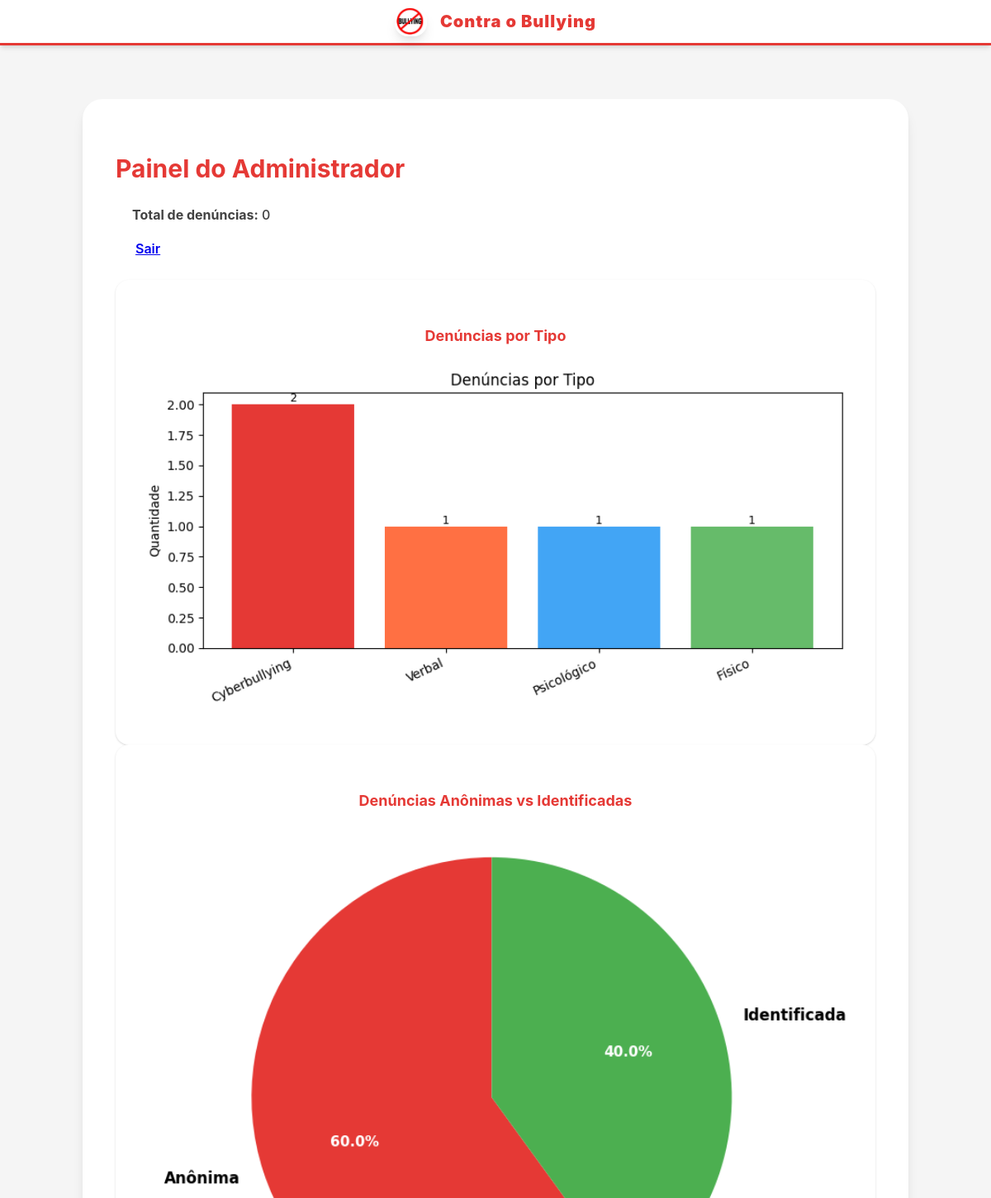
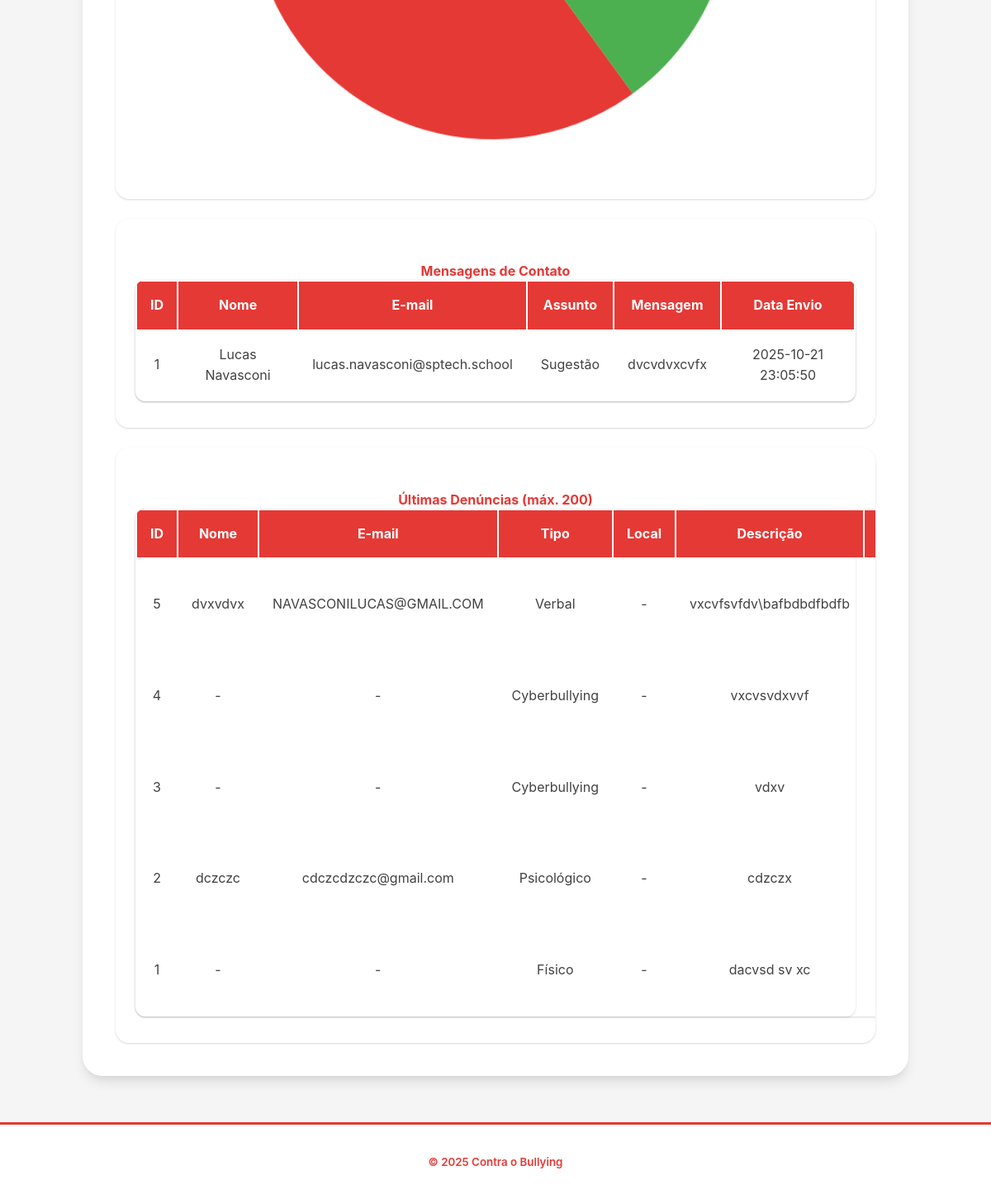
/admin (signed in), run on the app's committed database (2 pictures, top to bottom).
### tables this page shows
CREATE TABLE contatos (
            id INTEGER PRIMARY KEY AUTOINCREMENT,
            nome TEXT,
            email TEXT,
            assunto TEXT,
            mensagem TEXT,
            data_envio TEXT
        );

CREATE TABLE denuncias (
            id INTEGER PRIMARY KEY AUTOINCREMENT,
            nome TEXT,
            email TEXT,
            tipo_bullying TEXT,
            local TEXT,
            descricao TEXT,
            data_denuncia TEXT,
            status TEXT DEFAULT 'Pendente'
        );

### app.py (the view)
@app.route('/admin')
def admin_dashboard():
    if not session.get('is_admin'):
        flash('Acesso restrito. Autentique-se como administrador.', 'error')
        return redirect(url_for('index'))
    conn = sqlite3.connect('bullying.db')
    cursor = conn.cursor()
    cursor.execute('''
        SELECT id, nome, email, assunto, mensagem, data_envio
        FROM contatos
        ORDER BY id DESC
        LIMIT 200
    ''')
    contatos = cursor.fetchall()
    cursor.execute('''
        SELECT id, nome, email, tipo_bullying, local, descricao, data_denuncia, status
        FROM denuncias
        ORDER BY id DESC
        LIMIT 200
    ''')
    denuncias = cursor.fetchall()
    cursor.execute('''
        SELECT COALESCE(tipo_bullying, 'Não informado') as tipo, COUNT(*)
        FROM denuncias
        GROUP BY tipo
        ORDER BY COUNT(*) DESC
    ''')
    denuncias_por_tipo = cursor.fetchall()
    cursor.execute('''
        SELECT
            CASE
                WHEN nome IS NULL OR nome = '' THEN 'Anônima'
                ELSE 'Identificada'
            END as tipo_anonimato,
            COUNT(*) as quantidade
        FROM denuncias
        GROUP BY tipo_anonimato
    ''')
    denuncias_anonimato = cursor.fetchall()
    conn.close()
    chart_tipo_b64 = None
    if denuncias_por_tipo:
        tipos = [row[0] for row in denuncias_por_tipo]
        counts = [row[1] for row in denuncias_por_tipo]
        plt.figure(figsize=(8, 4))
        bars = plt.bar(tipos, counts, color=['#e53935', '#ff7043', '#42a5f5', '#66bb6a', '#ab47bc', '#ffa726'])
        plt.title('Denúncias por Tipo')
        plt.ylabel('Quantidade')
        plt.xticks(rotation=25, ha='right')
        for bar, v in zip(bars, counts):
            plt.text(bar.get_x() + bar.get_width()/2, bar.get_height(), str(v), ha='center', va='bottom', fontsize=9)
        plt.tight_layout()
        buf = io.BytesIO()
        plt.savefig(buf, format='png')
        buf.seek(0)
        chart_tipo_b64 = base64.b64encode(buf.getvalue()).decode()
        plt.close()
    chart_anonimato_b64 = None
    if denuncias_anonimato:
        labels = [row[0] for row in denuncias_anonimato]
        sizes = [row[1] for row in denuncias_anonimato]
        colors = ['#e53935', '#4caf50']
        plt.figure(figsize=(8, 6))
        wedges, texts, autotexts = plt.pie(sizes, labels=labels, colors=colors, autopct='%1.1f%%', startangle=90, textprops={'fontsize': 12, 'weight': 'bold'})
        for autotext in autotexts:
            autotext.set_color('white')
            autotext.set_fontsize(11)
            autotext.set_weight('bold')
        plt.axis('equal')
        plt.tight_layout()
        buf2 = io.BytesIO()
        plt.savefig(buf2, format='png', dpi=100, bbox_inches='tight')
        buf2.seek(0)
        chart_anonimato_b64 = base64.b64encode(buf2.getvalue()).decode()
        plt.close()
    return render_template('admin.html', contatos=contatos, denuncias=denuncias, chart_tipo_b64=chart_tipo_b64, chart_anonimato_b64=chart_anonimato_b64)

### templates/admin.html (shortened to what this page needs)
{% extends "base.html" %}
{% block content %}
<section class="page-box">
    <div class="row align-items-center mb-4">
        <div class="col-md-8">
            <h2 class="mb-2">Painel do Administrador</h2>
            <div class="alert alert-info mb-0">
                <strong>Total de denúncias:</strong> {{ total_denuncias or 0 }}
            </div>
        </div>
        <div class="col-md-4 text-md-end">
            <div class="d-flex flex-column flex-md-row gap-2">
                <a href="{{ url_for('admin_logout') }}" class="btn btn-danger btn-sm">
                    Sair
                </a>
            </div>
        </div>
    </div>
    <div class="row g-4 mb-4">
        <div class="col-lg-6">
            <div class="card h-100">
                <div class="card-body">
                    <h4 class="card-title mb-3">
                        Denúncias por Tipo
                    </h4>
                    {% if chart_tipo_b64 %}
                    <img class="img-fluid stats-graph-img rounded" alt="Gráfico denúncias por tipo">
                    {% else %}
                    <p class="text-muted mb-0">Sem dados suficientes para exibir.</p>
                    {% endif %}
                </div>
            </div>
        </div>
        <div class="col-lg-6">
            <div class="card h-100">
                <div class="card-body">
                    <h4 class="card-title mb-3">
                        Denúncias Anônimas vs Identificadas
                    </h4>
                    {% if chart_anonimato_b64 %}
                    <img class="img-fluid stats-graph-img rounded" alt="Gráfico denúncias anônimas">
                    {% else %}
                    <p class="text-muted mb-0">Sem dados suficientes para exibir.</p>
                    {% endif %}
                </div>
            </div>
        </div>
    </div>
    <div class="card mb-4">
        <div class="card-header">
            <h4 class="mb-0">
                Mensagens de Contato
            </h4>
        </div>
        <div class="card-body p-0">
            <div class="table-responsive">
                <table class="table table-striped table-hover mb-0">
                    <thead class="table-dark">
                        <tr>
                            <th>ID</th>
                            <th>Nome</th>
                            <th>E-mail</th>
                            <th>Assunto</th>
                            <th>Mensagem</th>
                            <th>Data Envio</th>
                        </tr>
                    </thead>
                    <tbody>
                        {% for c in contatos %}
                        <tr>
                            <td class="text-center">{{ c[0] }}</td>
                            <td>{{ c[1] or '-' }}</td>
                            <td>{{ c[2] or '-' }}</td>
                            <td>{{ c[3] or '-' }}</td>
                            <td>{{ c[4] or '-' }}</td>
                            <td class="text-nowrap">{{ c[5] or '-' }}</td>
                        </tr>
                        {% else %}
                        <tr>
                            <td colspan="6" class="text-center">Nenhuma mensagem encontrada.</td>
                        </tr>
                        {% endfor %}
                    </tbody>
                </table>
            </div>
        </div>
    </div>
    <div class="card">
        <div class="card-header">
            <h4 class="mb-0">
                Últimas Denúncias (máx. 200)
            </h4>
        </div>
        <div class="card-body p-0">
            <div class="table-responsive">
                <table class="table table-striped table-hover mb-0">
                    <thead class="table-dark">
                        <tr>
                            <th>ID</th>
                            <th>Nome</th>
                            <th>E-mail</th>
                            <th>Tipo</th>
                            <th>Local</th>
                            <th>Descrição</th>
                            <th>Data</th>
                        </tr>
                    </thead>
                    <tbody>
                        {% for d in denuncias %}
                        <tr>
                            <td class="text-center">{{ d[0] }}</td>
                            <td>{{ d[1] or '-' }}</td>
                            <td>{{ d[2] or '-' }}</td>
                            <td>{{ d[3] or '-' }}</td>
                            <td>{{ d[4] or '-' }}</td>
                            <td>{{ d[5] or '-' }}</td>
                            <td class="text-nowrap">{{ d[6] or '-' }}</td>
                        </tr>
                        {% else %}
                        <tr>
                            <td colspan="8" class="text-center">Nenhuma denúncia encontrada.</td>
                        </tr>
                        {% endfor %}
                    </tbody>
                </table>
            </div>
        </div>
    </div>
</section>
{% endblock %}

### templates/base.html (shortened to what this page needs)
<!DOCTYPE html>
<html lang="pt-BR">
<head>
  <link href="{{ url_for('static', filename='css/bootstrap.min.css') }}" rel="stylesheet">
  <link href="{{ url_for('static', filename='css/style.css') }}" rel="stylesheet">
</head>
<body>
  <header>
    <nav class="navbar custom-navbar">
      <div class="container">
        <a class="navbar-brand" href="{{ url_for('index') }}">
          <img src="{{ url_for('static', filename='img/logo.png') }}" alt="logo" style="height:36px;"> Contra o Bullying
        </a>
      </div>
    </nav>
  </header>
  <main class="container my-4">
    {% set messages = get_flashed_messages(with_categories=true) %}
    {% block content %}{% endblock %}
  </main>
  <footer class="mt-4 text-center">
    <small>© 2025 Contra o Bullying</small>
  </footer>
</body>
</html>

### data on the page
contatos: id "1", nome "Lucas Navasconi", email "lucas.navasconi@sptech.school", assunto "Sugestão", mensagem "dvcvdvxcvfx", data_envio "2025-10-21 23:05:50"
denuncias: id "5", nome "dvxvdvx", email "NAVASCONILUCAS@GMAIL.COM", tipo_bullying "Verbal", local "-", descricao "vxcvfsvfdv\\bafbdbdfbdfb"
denuncias: id "4", d "-", tipo_bullying "Cyberbullying", local "-", descricao "vxcvsvdxvvf"
denuncias: id "3", d "-", tipo_bullying "Cyberbullying", local "-", descricao "vdxv"
denuncias: id "2", nome "dczczc", email "cdczcdzczc@gmail.com", tipo_bullying "Psicológico", local "-", descricao "cdzczx"
denuncias: id "1", d "-", tipo_bullying "Físico", local "-", descricao "dacvsd sv xc"

### other printed values
{{ total_denuncias or 0 }} "0"
